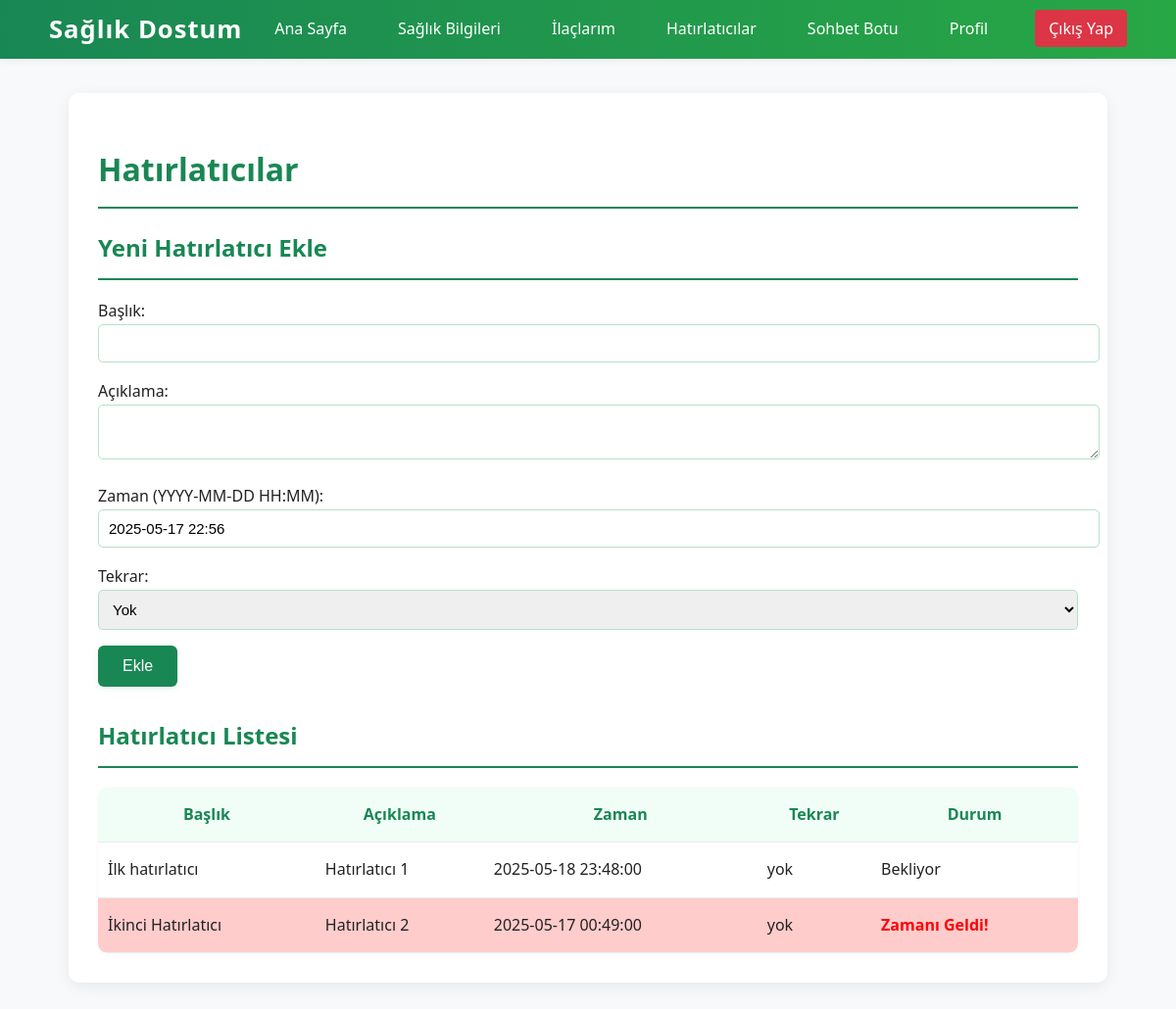
Screenshot of /reminders (signed in) with the database file from the repository.
### tables this page shows
CREATE TABLE reminders (
    id INTEGER PRIMARY KEY AUTOINCREMENT,
    user_id INTEGER,
    title TEXT,
    description TEXT,
    reminder_time TEXT,
    repeat_interval TEXT,
    is_completed INTEGER DEFAULT 0,
    FOREIGN KEY(user_id) REFERENCES users(id)
);

### app.py (the view)
@app.route('/reminders')
def reminders_page():
    if not session.get('user_id'):
        return redirect(url_for('index'))
    user_id = session['user_id']
    reminders = query_db('SELECT * FROM reminders WHERE user_id = ? ORDER BY reminder_time DESC', [user_id])
    now = datetime.now().strftime("%Y-%m-%d %H:%M")  # Şu anki zaman
    now_plus_hour = (datetime.now() + timedelta(hours=1)).strftime("%Y-%m-%d %H:%M")  # Şu an +1 saat
    return render_template('reminders.html', reminders=reminders, now=now, now_plus_hour=now_plus_hour)

### app.py (called while the page is built)
def get_db():
    conn = sqlite3.connect(DATABASE)
    conn.row_factory = sqlite3.Row
    return conn

def query_db(query, args=(), one=False):
    conn = get_db()
    cursor = conn.execute(query, args)
    results = cursor.fetchall()
    close_db(conn)
    return (results[0] if results else None) if one else results

### templates/reminders.html (shortened to what this page needs)
{% extends "base.html" %}
{% block content %}
<div class="page-header">
    <h1>Hatırlatıcılar</h1>
</div>
<div class="dashboard-card" style="margin-bottom:30px;">
    <h2>Yeni Hatırlatıcı Ekle</h2>
    <form method="POST" action="/add_reminder">
        <div>
            <label for="title">Başlık:</label>
            <input type="text" id="title" name="title" required>
        </div>
        <div>
            <label for="description">Açıklama:</label>
            <textarea id="description" name="description"></textarea>
        </div>
        <div>
            <label for="reminder_time">Zaman (YYYY-MM-DD HH:MM):</label>
            <input type="text" id="reminder_time" name="reminder_time" value="{{ now_plus_hour }}">
        </div>
        <div>
            <label for="repeat_interval">Tekrar:</label>
            <select id="repeat_interval" name="repeat_interval">
                <option value="yok">Yok</option>
            </select>
        </div>
        <button type="submit" class="btn">Ekle</button>
    </form>
</div>
<div class="dashboard-card">
    <h2>Hatırlatıcı Listesi</h2>
    {% if reminders %}
    <div class="table-responsive">
        <table>
            <thead>
                <tr>
                    <th>Başlık</th>
                    <th>Açıklama</th>
                    <th>Zaman</th>
                    <th>Tekrar</th>
                    <th>Durum</th>
                </tr>
            </thead>
            <tbody>
                {% for reminder in reminders %}
                <tr {% if reminder.reminder_time <= now_plus_hour %} style="background-color: #ffcccc;" {% endif %}>
                    <td>{{ reminder.title }}</td>
                    <td>{{ reminder.description or '-' }}</td>
                    <td>{{ reminder.reminder_time }}</td>
                    <td>{{ reminder.repeat_interval or '-' }}</td>
                    <td>
                        {% if reminder.reminder_time <= now_plus_hour %}
                            <span style="color: red; font-weight: bold;">Zamanı Geldi!</span>
                        {% else %}
                            Bekliyor
                        {% endif %}
                    </td>
                </tr>
                {% endfor %}
            </tbody>
        </table>
    </div>
    {% else %}
    <p>Henüz hatırlatıcı yok.</p>
    {% endif %}
</div>
{% endblock %}

### templates/base.html (shortened to what this page needs)
<!DOCTYPE html>
<html lang="tr">
<head>
    <link rel="stylesheet" type="text/css" href="{{ url_for('static', filename='style.css') }}">
</head>
<body>
    <nav class="navbar">
        <div class="navbar-container">
            <a href="/dashboard" class="navbar-logo">Sağlık Dostum</a>
            <ul class="navbar-menu">
                <li><a href="/dashboard">Ana Sayfa</a></li>
                <li><a href="/health">Sağlık Bilgileri</a></li>
                <li><a href="/medications">İlaçlarım</a></li>
                <li><a href="/reminders">Hatırlatıcılar</a></li>
                <li><a href="/chatbot">Sohbet Botu</a></li>
                <li><a href="/profile">Profil</a></li>
                <li><a href="/logout" class="logout">Çıkış Yap</a></li>
            </ul>
        </div>
    </nav>
    <div class="container">
        {% block content %}{% endblock %}
    </div>
</body>
</html>

### static/style.css (style rules this page uses)
body { font-family: 'Segoe UI', 'Roboto', 'Open Sans', sans-serif; margin: 0; padding: 0; background-color: #f8f9fa; color: #222; line-height: 1.7; }
.navbar { background: linear-gradient(90deg, #198754 0%, #28a745 100%); box-shadow: 0 2px 8px rgba(0,0,0,0.05); padding: 0; margin-bottom: 30px; }
.navbar-container { max-width: 1100px; margin: 0 auto; display: flex; align-items: center; justify-content: space-between; height: 60px; }
.navbar-logo { color: #fff; font-size: 1.6em; font-weight: bold; text-decoration: none; letter-spacing: 1px; }
.navbar-menu { list-style: none; display: flex; gap: 1.5em; margin: 0; padding: 0; }
.navbar-menu li a { color: #fff; text-decoration: none; font-weight: 500; padding: 8px 14px; border-radius: 4px; transition: background 0.2s; }
.navbar-menu li a.logout { background: #dc3545; color: #fff; margin-left: 10px; }
.container { max-width: 1000px; margin: 35px auto; padding: 30px; background: #fff; border-radius: 10px; box-shadow: 0 4px 16px rgba(0,0,0,0.07); }
h1, h2 { color: #198754; margin-bottom: 18px; border-bottom: 2px solid #198754; padding-bottom: 10px; }
button[type="submit"], .btn { background-color: #198754; color: white; padding: 12px 25px; border: none; border-radius: 6px; cursor: pointer; font-size: 16px; transition: background-color 0.3s, box-shadow 0.2s; box-shadow: 0 2px 6px rgba(25, 135, 84, 0.10); }
input, select, textarea { width: 100%; padding: 10px; margin-bottom: 16px; border: 1.5px solid #b5e1c8; border-radius: 5px; font-size: 15px; transition: border-color 0.2s; }
table { width: 100%; border-collapse: collapse; background-color: #fff; border-radius: 10px; overflow: hidden; margin-top: 20px; box-shadow: 0 1px 5px rgba(0,0,0,0.04); }
th, td { padding: 14px 10px; border-bottom: 1px solid #e9ecef; }
th { background-color: #f1fdf7; color: #198754; font-weight: 600; }
tr:nth-child(even) { background-color: #f8f9fa; }

### rows the page displays
reminders: title "İlk hatırlatıcı", description "Hatırlatıcı 1", reminder_time "2025-05-18 23:48:00", repeat_interval "yok", shows "Bekliyor"
reminders: title "İkinci Hatırlatıcı", description "Hatırlatıcı 2", reminder_time "2025-05-17 00:49:00", repeat_interval "yok", shows "Zamanı Geldi!"
